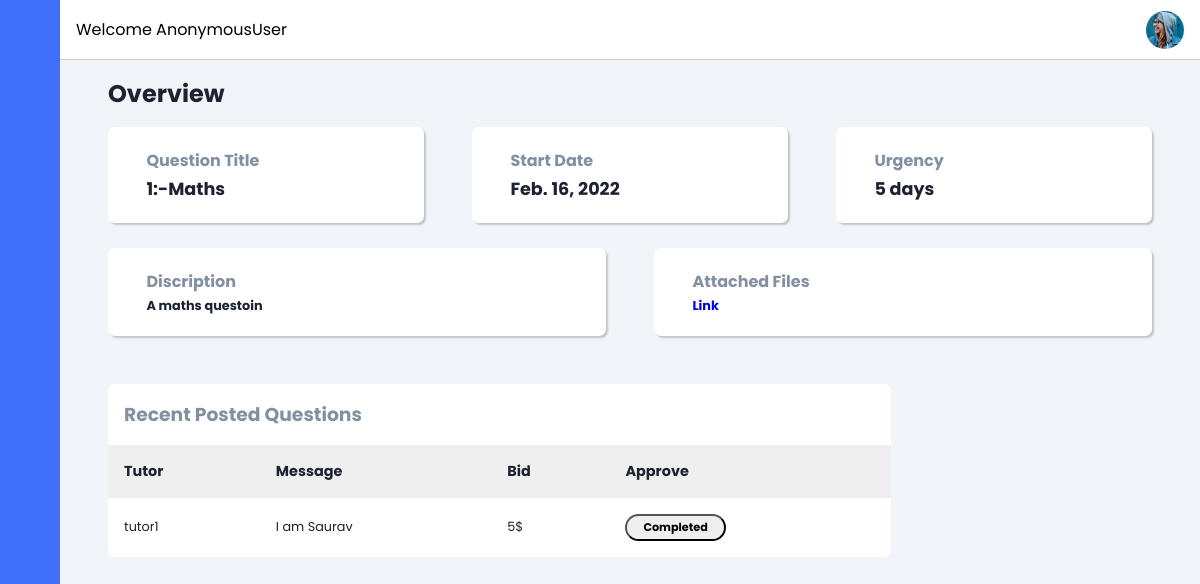
Page /student/1 on the earlier database version.
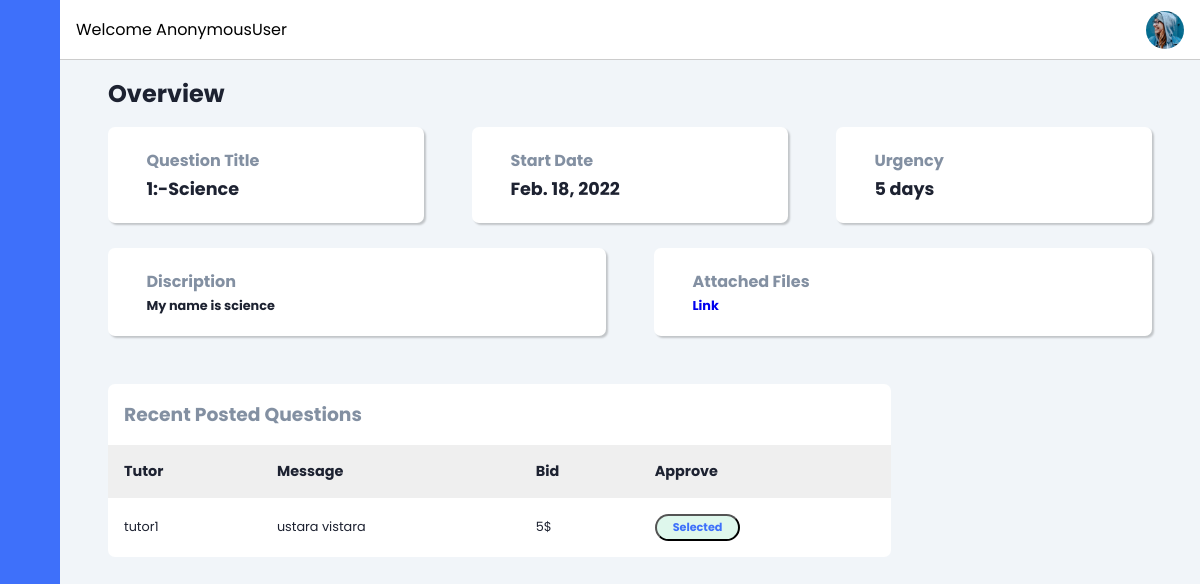
Same page on the later database version.
### student/models.py (models this page shows, shortened)
class Bid(models.Model):
    id = models.AutoField(primary_key=True)
    tutor = models.ForeignKey(Tutor, on_delete=models.CASCADE, null=True, blank=True)
    project = models.ForeignKey(Question, on_delete=models.CASCADE, null=True, blank=True)
    is_selected = models.BooleanField(default=False)
    description=models.TextField(max_length=500, null=True)
    cost = models.CharField(max_length=50000, null=True)
    day = models.CharField(max_length=250, null=True)
    rating= models.IntegerField(blank=True,default=5)
    status = models.CharField(max_length=30, choices=COLOR_STATUS, default='Open')
    def __str__(self):
        return str(self.tutor.username) + str(' | ') + str(self.project.id)

class Question(models.Model):
    id = models.AutoField(primary_key=True)
    student = models.ForeignKey(Student, on_delete=models.CASCADE, null=True, blank=True)
    randomly_generated_id = models.UUIDField(unique=True, default=uuid.uuid4, editable=False)
    category = models.CharField(max_length=30, choices=categotry ,default='others')
    urgency= models.CharField(max_length=250, null=True)
    description=models.CharField(max_length=250, null=True)
    upload = models.FileField(upload_to ='static/media/', null=True)
    date = models.DateField(null=True)
    time = models.TimeField(null=True)
    def __str__(self):
        return str(self.category)

class Tutor(models.Model):
    username = models.OneToOneField(User, on_delete=models.CASCADE, null=True, blank=True)
    Education_status = models.CharField(max_length=250, null=True)
    Drive_link = models.URLField(max_length=300)
    Area_of_Expertise = models.CharField(max_length=250, null=True)
    is_verified=models.BooleanField(default=False)

### Learning/views.py (the view)
# urls.py: path("student/<int:myid>", views.stu_bid, name='stu_bid'),
def stu_bid(request, myid):
    que = Question.objects.get(id=myid)
    print(myid)
    bid = Bid.objects.filter(project=que)
    print(bid)
    context = {
        'name': request.user,
        'bid' : bid
    }
    return render(request, 'student/bid.html', context)

### templates/student/bid.html (shortened to what the changed rows need)
<!DOCTYPE html>
{% load static %}
<html lang="en">
<head>
    <link rel="stylesheet" href="https://cdn.jsdelivr.net/gh/lykmapipo/themify-icons@0.1.2/css/themify-icons.css">
    <link rel="stylesheet" href="{% static 'css/bid.css' %}">
</head>
<body>
    <div class="main-content">
        <main>
            <h2 class="dash-title">Overview</h2>
            <div class="dash-cards">
                <div class="card-single">
                    <div class="card-body">
                        <div>
                            <h5>Question Title</h5>
                            <h4>{{bid.0.project.id}}:-{{bid.0.project}}</h4>
                        </div>
                    </div>
                </div>
                <div class="card-single">
                    <div class="card-body">
                        <div>
                            <h5>Start Date</h5>
                            <h4>{{bid.0.project.date}}</h4>
                        </div>
                    </div>
                </div>
                <div class="card-single">
                    <div class="card-body">
                        <div>
                            <h5>Urgency</h5>
                            <h4>{{bid.0.project.urgency}} days</h4>
                        </div>
                    </div>
                </div>
            </div>
            <br>
            <div class="dash-cards2">
                <div class="card-single">
                    <div class="card-body">
                        <div>
                            <h5>Discription</h5>
                            <h4>{{bid.0.project.description}}</h4>
                        </div>
                    </div>
                </div>
            </div>
            <section class="recent">
                <div class="activity-grid">
                    <div class="activity-card">
                        <div class="table-responsive">
                            <table>
                                <thead>
                                    <tr>
                                        <th>Tutor</th>
                                        <th>Message</th>
                                        <th>Bid</th>
                                        <th>Approve</th>
                                    </tr>
                                </thead>
                                <tbody>
                                    {% for b in bid %}
                                    <tr>
                                        <td>{{b.tutor.username}}</td>
                                        <td>{{b.description}}</td>
                                        <td>{{b.cost}}$</td>
                                        <td>{% if b.status == "Open" %}
                                            <button class="badge success btnSelect"  data-hex={{b.tutor.id}} data-hex1={{b.project.id}}>Approve</button>
                                            {%elif b.status == "Progress"%}
                                            <button class="badge success" >Selected</button>
                                            {%elif b.status == "Completed"%}
                                            <button class="badge info" >Completed</button>
                                            {%else%}
                                            <button class="badge warning" >Rejected</button>
                                            {% endif %}
                                        </td>
                                    </tr>
                                    {% endfor %}
                                </tbody>
                            </table>
                        </div>
                    </div>
                    </div>
                </div>
</body>
</html>

Differences in the rows shown:
removed Bid: project "1", project.category "Maths", project.date "Feb. 16, 2022", project.urgency "5", project.description "A maths questoin", tutor.username "tutor1", description "I am Saurav", cost "5", status "Completed"
added Bid: project "1", project.category "Science", project.date "Feb. 18, 2022", project.urgency "5", project.description "My name is science", tutor.username "tutor1", description "ustara vistara", cost "5", status "Selected"
